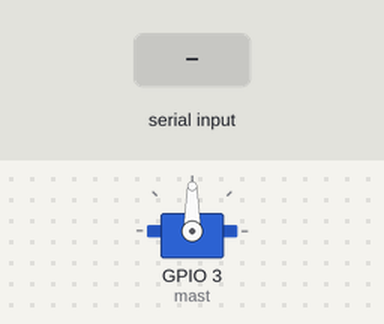
Simulated run of this sketch. Board: ESP32. Shown: servo. The test bench sets the inputs (shaded band). What the sketch prints to the serial monitor is not drawn.

Above: at 1.2 s.
1.3 s: "S,45\n" received over Serial
At 1.7 s:
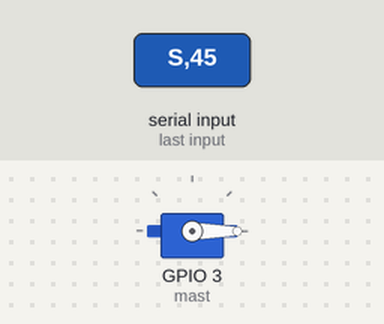
4.8 s: "S90\n" received over Serial
At 5.6 s:
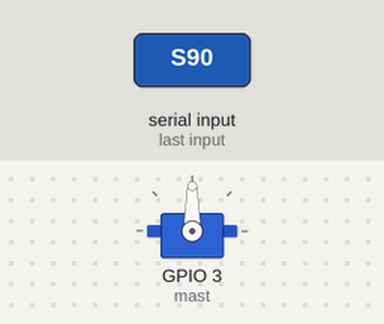
6.3 s: "S\n" received over Serial
At 6.7 s:
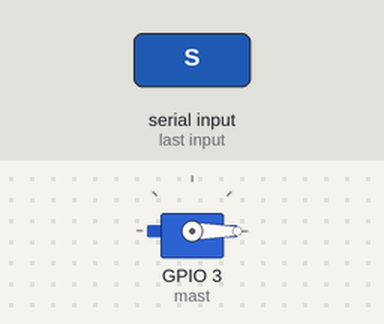
Timing chart, 0 to 8.8 s (numbered marks = the images above; inputs shaded):
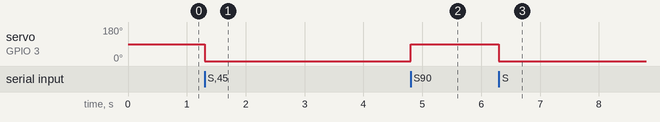

The sketch:

Mast.ino
```cpp
#include <esp_now.h>
#include <WiFi.h>
#include <ESP32Servo.h>

uint8_t broadcastAddress[] = {0x20, 0x6E, 0xF1, 0x67, 0x2F, 0xB0};

typedef struct struct_message {
  int d;

} struct_message;

struct_message myData;

Servo mast;

esp_now_peer_info_t peerInfo;

void OnDataSent(const wifi_tx_info_t *tx_info, esp_now_send_status_t status) {
  Serial.println(status == ESP_NOW_SEND_SUCCESS ? "Delivery Success" : "Delivery Fail");
}

void OnDataRecv(const esp_now_recv_info *info,
                const uint8_t *incomingData,
                int len) {
  memcpy(&myData, incomingData, sizeof(myData));
  Serial.println(myData.d);
}

void setup() {
  Serial.begin(115200);
  WiFi.mode(WIFI_STA);

  if (esp_now_init() != ESP_OK) {
    Serial.println("Error initializing ESP-NOW");
    return;
  }

  esp_now_register_send_cb(OnDataSent);
  esp_now_register_recv_cb(OnDataRecv);
  Serial.println("Initialized ESP-NOW");
  Serial.println(WiFi.macAddress());

  // Register peer
  memcpy(peerInfo.peer_addr, broadcastAddress, 6);
  peerInfo.channel = 0;
  peerInfo.encrypt = false;

  // Add peer
  if (esp_now_add_peer(&peerInfo) != ESP_OK){
    Serial.println("Failed to add peer");
    return;
  }

  mast.attach(3);
}

void loop() {
  String incoming = Serial.readStringUntil('\n');
  incoming.trim();
  if (incoming[0] == 'S') {
    String num = incoming.substring(1);
    int us = num.toInt();
    mast.write(us);
  }else if (incoming[0] == 'M') {
    String str = incoming.substring(1);
    esp_err_t result = esp_now_send(broadcastAddress, (uint8_t* ) str.c_str(), str.length());

    if (result == ESP_OK) {
      Serial.println("Sending confirmed");
    }else {
      Serial.println("Sending error");
    }
  }
}
```

Measured:
- after the input at 1.3 s, servo on GPIO 3 (mast): 90° → 0° at once
- after the input at 4.8 s, servo on GPIO 3 (mast): 0° → 90° at once
- after the input at 6.3 s, servo on GPIO 3 (mast): 90° → 0° at once
